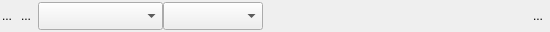
<?xml version="1.0" encoding="UTF-8"?>
<ui version="4.0">
 <class>Form</class>
 <widget class="QWidget" name="Form">
  <property name="geometry">
   <rect>
    <x>0</x>
    <y>0</y>
    <width>550</width>
    <height>32</height>
   </rect>
  </property>
  <property name="minimumSize">
   <size>
    <width>550</width>
    <height>0</height>
   </size>
  </property>
  <property name="maximumSize">
   <size>
    <width>16777215</width>
    <height>32</height>
   </size>
  </property>
  <property name="windowTitle">
   <string>Form</string>
  </property>
  <layout class="QHBoxLayout" name="horizontalLayout">
   <property name="spacing">
    <number>0</number>
   </property>
   <property name="margin">
    <number>0</number>
   </property>
   <item>
    <widget class="QToolButton" name="uiSelectBTN">
     <property name="minimumSize">
      <size>
       <width>12</width>
       <height>28</height>
      </size>
     </property>
     <property name="maximumSize">
      <size>
       <width>14</width>
       <height>28</height>
      </size>
     </property>
     <property name="text">
      <string>...</string>
     </property>
     <property name="icon">
      <iconset resource="../../../../../resources/projexui_default.qrc">
       <normaloff>:/default/img/query/radio.png</normaloff>:/default/img/query/radio.png</iconset>
     </property>
     <property name="autoRaise">
      <bool>true</bool>
     </property>
    </widget>
   </item>
   <item>
    <widget class="QToolButton" name="uiRemoveBTN">
     <property name="focusPolicy">
      <enum>Qt::ClickFocus</enum>
     </property>
     <property name="toolTip">
      <string>&lt;html&gt;&lt;head/&gt;&lt;body&gt;&lt;p&gt;&lt;span style=&quot; font-weight:600;&quot;&gt;Remove Query&lt;/span&gt;&lt;/p&gt;&lt;p&gt;Removes this query item from the compound.&lt;/p&gt;&lt;/body&gt;&lt;/html&gt;</string>
     </property>
     <property name="text">
      <string>...</string>
     </property>
     <property name="icon">
      <iconset resource="../../../../../resources/projexui_default.qrc">
       <normaloff>:/default/img/query/remove.png</normaloff>:/default/img/query/remove.png</iconset>
     </property>
     <property name="iconSize">
      <size>
       <width>24</width>
       <height>24</height>
      </size>
     </property>
     <property name="autoRaise">
      <bool>true</bool>
     </property>
    </widget>
   </item>
   <item>
    <widget class="XOrbColumnNavigatorBox" name="uiColumnDDL">
     <property name="minimumSize">
      <size>
       <width>125</width>
       <height>28</height>
      </size>
     </property>
     <property name="maximumSize">
      <size>
       <width>16777215</width>
       <height>28</height>
      </size>
     </property>
     <property name="x_hint" stdset="0">
      <string>column</string>
     </property>
    </widget>
   </item>
   <item>
    <widget class="XComboBox" name="uiOperatorDDL">
     <property name="minimumSize">
      <size>
       <width>100</width>
       <height>28</height>
      </size>
     </property>
     <property name="maximumSize">
      <size>
       <width>16777215</width>
       <height>28</height>
      </size>
     </property>
     <property name="x_hint" stdset="0">
      <string>operator</string>
     </property>
    </widget>
   </item>
   <item>
    <widget class="QScrollArea" name="uiEditorAREA">
     <property name="minimumSize">
      <size>
       <width>0</width>
       <height>28</height>
      </size>
     </property>
     <property name="maximumSize">
      <size>
       <width>16777215</width>
       <height>28</height>
      </size>
     </property>
     <property name="focusPolicy">
      <enum>Qt::ClickFocus</enum>
     </property>
     <property name="frameShape">
      <enum>QFrame::NoFrame</enum>
     </property>
     <property name="frameShadow">
      <enum>QFrame::Plain</enum>
     </property>
     <property name="verticalScrollBarPolicy">
      <enum>Qt::ScrollBarAlwaysOff</enum>
     </property>
     <property name="horizontalScrollBarPolicy">
      <enum>Qt::ScrollBarAlwaysOff</enum>
     </property>
     <property name="widgetResizable">
      <bool>true</bool>
     </property>
     <widget class="QWidget" name="scrollAreaWidgetContents">
      <property name="geometry">
       <rect>
        <x>0</x>
        <y>0</y>
        <width>163</width>
        <height>28</height>
       </rect>
      </property>
     </widget>
    </widget>
   </item>
   <item>
    <spacer name="horizontalSpacer">
     <property name="orientation">
      <enum>Qt::Horizontal</enum>
     </property>
     <property name="sizeType">
      <enum>QSizePolicy::Fixed</enum>
     </property>
     <property name="sizeHint" stdset="0">
      <size>
       <width>6</width>
       <height>20</height>
      </size>
     </property>
    </spacer>
   </item>
   <item>
    <widget class="XSplitButton" name="uiJoinSBTN">
     <property name="minimumSize">
      <size>
       <width>80</width>
       <height>28</height>
      </size>
     </property>
     <property name="maximumSize">
      <size>
       <width>80</width>
       <height>28</height>
      </size>
     </property>
     <property name="palette">
      <palette>
       <active>
        <colorrole role="Button">
         <brush brushstyle="SolidPattern">
          <color alpha="255">
           <red>236</red>
           <green>236</green>
           <blue>236</blue>
          </color>
         </brush>
        </colorrole>
        <colorrole role="ButtonText">
         <brush brushstyle="SolidPattern">
          <color alpha="255">
           <red>141</red>
           <green>141</green>
           <blue>141</blue>
          </color>
         </brush>
        </colorrole>
        <colorrole role="Highlight">
         <brush brushstyle="SolidPattern">
          <color alpha="255">
           <red>215</red>
           <green>233</green>
           <blue>255</blue>
          </color>
         </brush>
        </colorrole>
        <colorrole role="HighlightedText">
         <brush brushstyle="SolidPattern">
          <color alpha="255">
           <red>47</red>
           <green>130</green>
           <blue>255</blue>
          </color>
         </brush>
        </colorrole>
       </active>
       <inactive>
        <colorrole role="Button">
         <brush brushstyle="SolidPattern">
          <color alpha="255">
           <red>236</red>
           <green>236</green>
           <blue>236</blue>
          </color>
         </brush>
        </colorrole>
        <colorrole role="ButtonText">
         <brush brushstyle="SolidPattern">
          <color alpha="255">
           <red>141</red>
           <green>141</green>
           <blue>141</blue>
          </color>
         </brush>
        </colorrole>
        <colorrole role="Highlight">
         <brush brushstyle="SolidPattern">
          <color alpha="255">
           <red>215</red>
           <green>233</green>
           <blue>255</blue>
          </color>
         </brush>
        </colorrole>
        <colorrole role="HighlightedText">
         <brush brushstyle="SolidPattern">
          <color alpha="255">
           <red>47</red>
           <green>130</green>
           <blue>255</blue>
          </color>
         </brush>
        </colorrole>
       </inactive>
       <disabled>
        <colorrole role="Button">
         <brush brushstyle="SolidPattern">
          <color alpha="255">
           <red>236</red>
           <green>236</green>
           <blue>236</blue>
          </color>
         </brush>
        </colorrole>
        <colorrole role="ButtonText">
         <brush brushstyle="SolidPattern">
          <color alpha="255">
           <red>120</red>
           <green>120</green>
           <blue>120</blue>
          </color>
         </brush>
        </colorrole>
        <colorrole role="Highlight">
         <brush brushstyle="SolidPattern">
          <color alpha="255">
           <red>51</red>
           <green>153</green>
           <blue>255</blue>
          </color>
         </brush>
        </colorrole>
        <colorrole role="HighlightedText">
         <brush brushstyle="SolidPattern">
          <color alpha="255">
           <red>47</red>
           <green>130</green>
           <blue>255</blue>
          </color>
         </brush>
        </colorrole>
       </disabled>
      </palette>
     </property>
     <property name="font">
      <font>
       <family>Tahoma</family>
       <weight>75</weight>
       <bold>true</bold>
      </font>
     </property>
     <property name="x_actionTexts" stdset="0">
      <stringlist>
       <string>AND</string>
       <string>OR</string>
      </stringlist>
     </property>
    </widget>
   </item>
   <item>
    <widget class="QToolButton" name="uiEnterBTN">
     <property name="focusPolicy">
      <enum>Qt::ClickFocus</enum>
     </property>
     <property name="toolTip">
      <string>&lt;html&gt;&lt;head/&gt;&lt;body&gt;&lt;p&gt;&lt;span style=&quot; font-weight:600;&quot;&gt;Edit Compound&lt;/span&gt;&lt;/p&gt;&lt;p&gt;Make this query a compound object. With compounds, you can create additional groups for joins.&lt;/p&gt;&lt;/body&gt;&lt;/html&gt;</string>
     </property>
     <property name="text">
      <string>...</string>
     </property>
     <property name="icon">
      <iconset resource="../../../../../resources/projexui_default.qrc">
       <normaloff>:/default/img/query/forward.png</normaloff>:/default/img/query/forward.png</iconset>
     </property>
     <property name="iconSize">
      <size>
       <width>24</width>
       <height>24</height>
      </size>
     </property>
     <property name="autoRaise">
      <bool>true</bool>
     </property>
    </widget>
   </item>
  </layout>
 </widget>
 <customwidgets>
  <customwidget>
   <class>XComboBox</class>
   <extends>QComboBox</extends>
   <header>projexui.widgets.xcombobox</header>
  </customwidget>
  <customwidget>
   <class>XOrbColumnNavigatorBox</class>
   <extends>XComboBox</extends>
   <header>projexui.widgets.xorbcolumnnavigator</header>
  </customwidget>
  <customwidget>
   <class>XSplitButton</class>
   <extends>QWidget</extends>
   <header>projexui.widgets.xsplitbutton</header>
  </customwidget>
 </customwidgets>
 <resources>
  <include location="../../../../../resources/projexui_default.qrc"/>
 </resources>
 <connections/>
</ui>
